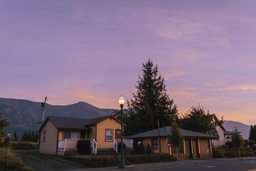
#> input picture lab1/image.jpg, 256 x 171 px, shrunk from 1200 x 800 before the run, given in place of kodim23.png, which was not available
$ jupyter execute mmrokb_lab5.ipynb   (text cells are left out)
#> lines starting #> are read from the running program, lines starting #| are printed output that depends on the picture; pictures that were not available may be replaced by others from this repository, and a replacement may not be noted
[cell 1]
import cv2
import numpy as np
from matplotlib import pyplot as plt

[cell 2]
def quantize_image(img, colors):
    rows, cols, _ = img.shape
    quantized = np.zeros_like(img)

    for r in range(rows):
        for c in range(cols):

            pixel = img[r, c, :]

            distances = np.linalg.norm(colors - pixel, axis=1)
            new_pixel = colors[np.argmin(distances)]

            quantized[r, c, :] = new_pixel

    avg_quant_error = np.mean(np.abs(img.astype(float) - quantized.astype(float)))

    return quantized, avg_quant_error

[cell 3]
def floyd_steinberg_dithering(img, colors):

    rows, cols, _ = img.shape

    img_tmp = np.copy(img).astype(float)
    dithering = np.zeros_like(img)

    for r in range(rows):
        for c in range(cols):

            pixel = img_tmp[r, c, :]

            distances = np.linalg.norm(colors - pixel, axis=1)
            new_pixel = colors[np.argmin(distances)]

            quant_error = pixel - new_pixel

            if c + 1 < cols:
                img_tmp[r, c + 1, :] += quant_error * 7 / 16

            if r + 1 < rows and c - 1 >= 0:
                img_tmp[r + 1, c - 1, :] += quant_error * 3 / 16

            if r + 1 < rows:
                img_tmp[r + 1, c, :] += quant_error * 5 / 16

            if r + 1 < rows and c + 1 < cols:
                img_tmp[r + 1, c + 1, :] += quant_error * 1 / 16

            dithering[r, c, :] = new_pixel

    avg_dith_error = np.mean(np.abs(img.astype(float) - dithering.astype(float)))

    return dithering, avg_dith_error

[cell 4]
def main(img, colors):

    quantized, quant_error = quantize_image(img, colors)
    dithering, dith_error = floyd_steinberg_dithering(img, colors)

    plt.figure(figsize=(12, 5))

    plt.subplot(1, 2, 1)
    plt.imshow(quantized)
    plt.title(f"Квантування")
    plt.axis("off")

    plt.subplot(1, 2, 2)
    plt.imshow(dithering)
    plt.title(f"Floyd-Steinberg dithering")
    plt.axis("off")

    plt.tight_layout()
    plt.show()

    print(f"Середня похибка квантування: {quant_error:.2f}")
    print(f"Середня похибка дизерингу: {dith_error:.2f}")

[cell 5]
colors_1 = np.array([
    [0, 0, 0],
    [255, 255, 255],
    [255, 0, 0],
    [0, 255, 0]
])

colors_2 = np.array([
    [0, 0, 0],
    [255, 255, 255],
    [255, 140, 0],
    [255, 255, 0]
])

colors_3 = np.array([
    [0, 0, 0],
    [255, 255, 255],
    [0, 100, 0],
    [150, 200, 100]
])

images = {
    'parrot': ('kodim23.png', colors_1),
    'sunset': ('sunset.jpg', colors_2),
    'tree': ('tree.jpg', colors_3)
}

[cell 6]
for name, (filename, colors) in images.items():

    img = cv2.imread(filename)
#> img is the input picture: shape (171, 256, 3); mean B, G, R 124.4, 105, 122.7
    img = cv2.cvtColor(img, cv2.COLOR_BGR2RGB)

    main(img, colors)
#> after the loop in quantize_image, `for r in range(rows):`:
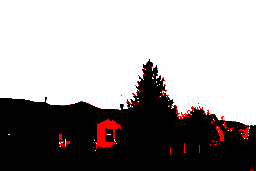
#> quantized: shape (171, 256, 3); mean R, G, B 160.3, 155.2, 155.2
#> in quantize_image, `avg_quant_error = np.mean(np.abs(img.astype(float) - quantized.astype(..`: avg_quant_error = 77.68
#> after the loop in floyd_steinberg_dithering, `for r in range(rows):`:
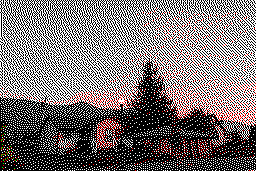
#> dithering: shape (171, 256, 3); mean R, G, B 122.8, 114.6, 114.4
#> after the loop in floyd_steinberg_dithering, `for r in range(rows):`:
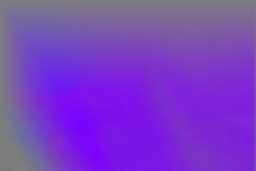
#> img_tmp: shape (171, 256, 3) float64; mean R, G, B 29.7, -1759.4, 2103.6; drawn with min black and max white
#> in floyd_steinberg_dithering, `avg_dith_error = np.mean(np.abs(img.astype(float) - dithering.astype(f..`: avg_dith_error = 100.8
#> in main, `plt.show()`:
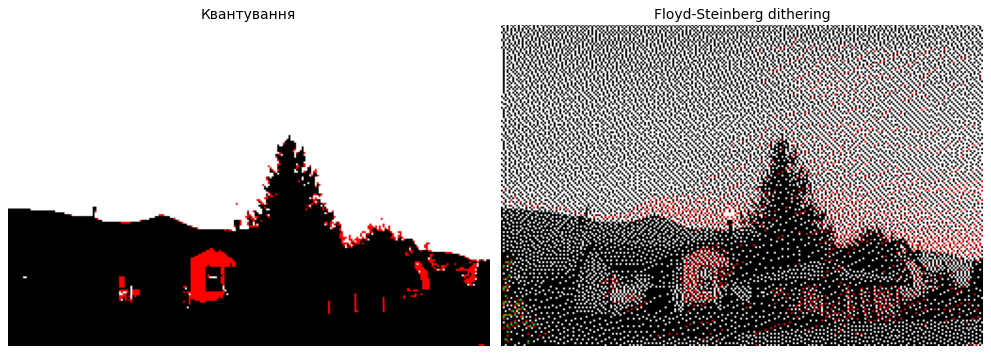
#> figure drawn by matplotlib, 2 panels
#| Середня похибка квантування: 77.68
#| Середня похибка дизерингу: 100.78
#> pass 2 of the loop `for name, (filename, colors) in images.items():`:
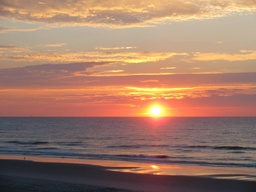
#> input picture lab5/sunset.jpg, 256 x 192 px, shrunk from 1200 x 900 before the run
#> img is the input picture: shape (192, 256, 3); mean B, G, R 104.2, 123, 161.5
#> quant_error = 67.72
#> after the loop in floyd_steinberg_dithering (call 2), `for r in range(rows):`:
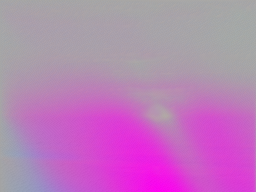
#> img_tmp: shape (192, 256, 3) float64; mean R, G, B 705.5, -1002, 679.4; drawn with min black and max white
#> avg_dith_error = 97.52
#> in main (call 2), `plt.show()`:
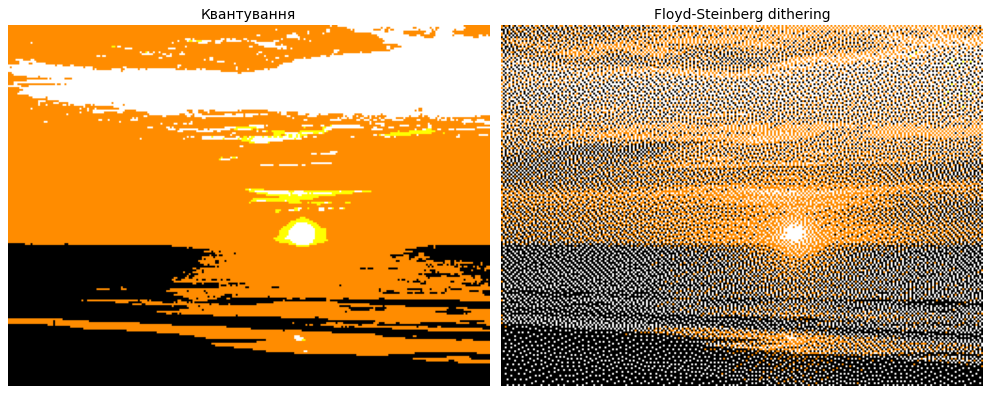
#> figure drawn by matplotlib, 2 panels
#| Середня похибка квантування: 67.72
#| Середня похибка дизерингу: 97.52
#> pass 3 of the loop `for name, (filename, colors) in images.items():`:
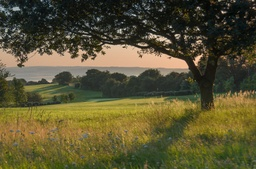
#> input picture lab5/tree.jpg, 256 x 169 px, shrunk from 1200 x 794 before the run
#> img is the input picture: shape (169, 256, 3); mean B, G, R 50.9, 83.9, 89.8
#> quant_error = 40.19
#> after the loop in floyd_steinberg_dithering (call 3), `for r in range(rows):`:
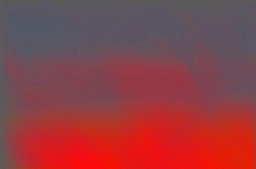
#> img_tmp: shape (169, 256, 3) float64; mean R, G, B 1567.6, -728.2, -566.5; drawn with min black and max white
#> avg_dith_error = 66.37
#> in main (call 3), `plt.show()`:
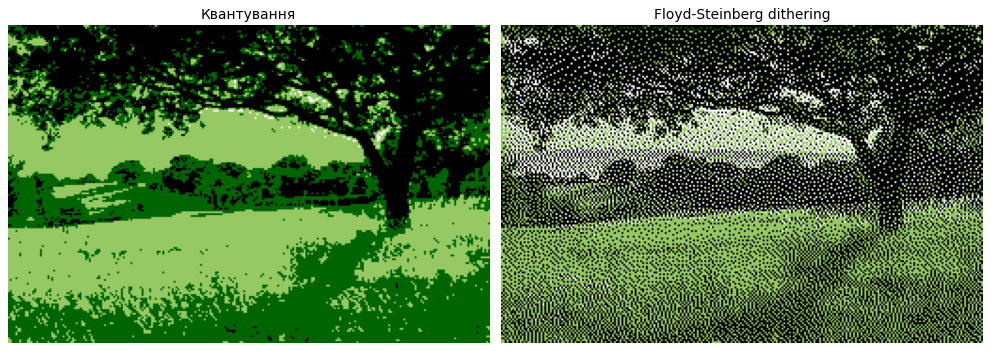
#> figure drawn by matplotlib, 2 panels
#| Середня похибка квантування: 40.19
#| Середня похибка дизерингу: 66.37
